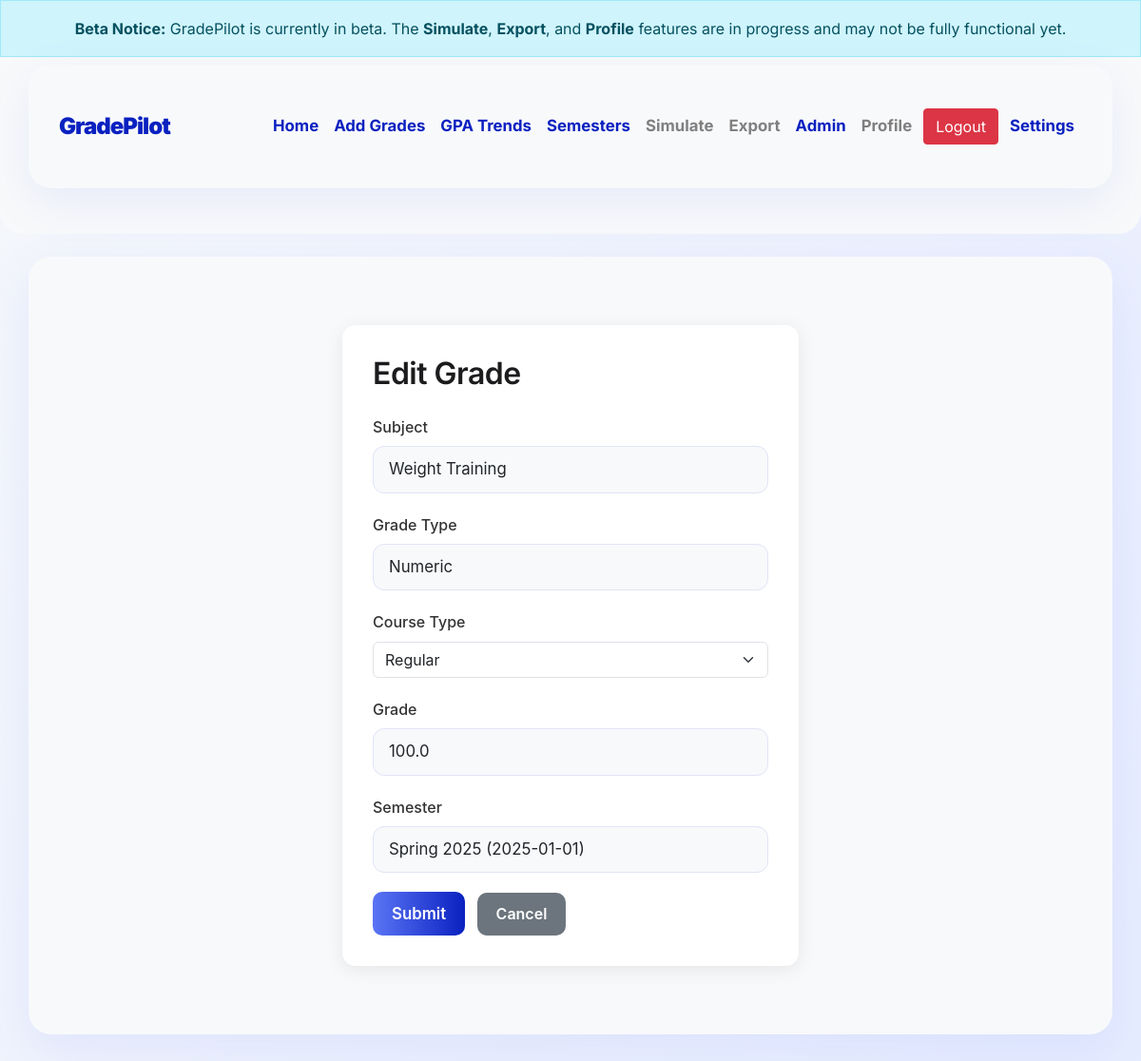
The page /edit/28 (signed in) on the database its author committed.
### app/models.py (models this page shows, shortened)
class Grade(db.Model):
    id = db.Column(db.Integer, primary_key=True)
    subject = db.Column(db.String(100), nullable=False)
    grade = db.Column(db.Float, nullable=False)  # Numeric grade (optional)
    letter = db.Column(db.String(2), nullable=False)  # A, B+, C-, etc.
    course_type = db.Column(db.String(20), default='Regular')  # Regular, Honors, AP
    date = db.Column(db.Date, nullable=True)
    user_id = db.Column(db.Integer, db.ForeignKey('user.id'), nullable=False)
    semester_id = db.Column(db.Integer, db.ForeignKey('semester.id'), nullable=True)
    credit_hours = db.Column(db.Float, default=1.0)  # New field for credit hours

### app/routes.py (the view, shortened to what this page needs)
@main.route('/edit/<int:grade_id>', methods=['GET', 'POST'])
@login_required
def edit_grade(grade_id):
    grade = Grade.query.get_or_404(grade_id)
    if grade.user_id != current_user.id:
        flash("You don't have permission to edit this grade.", "danger")
        return redirect(url_for('main.index'))
    form = GradeForm(obj=grade)
    semesters = Semester.query.filter_by(user_id=current_user.id).order_by(Semester.start_date.desc()).all()
    form.semester_id.choices = [(0, 'No Semester')] + [
        (s.id, f"{s.name} ({s.start_date.strftime('%Y-%m-%d')})")
        for s in semesters
    ]
    form.semester_id.data = 0 if grade.semester_id is None else grade.semester_id
    form.date.data = grade.date or date.today()
    if request.method == 'GET':
        form.subject.data = grade.subject
        form.grade.data = grade.grade
        form.letter.data = grade.letter
        form.date.data = grade.date
        form.semester_id.data = grade.semester_id
        form.course_type.data = grade.course_type
        form.credit_hours.data = grade.credit_hours
    print("[DEBUG] Initial form data:", form.data)
    print("[DEBUG] Current grade semester_id:", grade.semester_id)
    print("[DEBUG] Current grade date:", grade.date)
    return render_template('edit_grade.html', form=form, grade=grade, request=request)

### app/forms.py (shortened to what this page needs)
class GradeForm(FlaskForm):
    subject = StringField('Subject', validators=[DataRequired()])
    grade_type = SelectField('Grade Type', choices=[('number', 'Numeric'), ('letter', 'Letter')], validators=[DataRequired()])
    grade = FloatField('Grade', validators=[Optional()])
    letter = SelectField('Letter Grade', choices=[
        ('A+', 'A+'), ('A', 'A'), ('A-', 'A-'),
        ('B+', 'B+'), ('B', 'B'), ('B-', 'B-'),
        ('C+', 'C+'), ('C', 'C'), ('C-', 'C-'),
        ('D+', 'D+'), ('D', 'D'), ('D-', 'D-'),
        ('F', 'F')
    ], validators=[Optional()])
    course_type = SelectField('Course Type', choices=[
        ('Regular', 'Regular'),
        ('Honors', 'Honors'),
        ('AP', 'AP'),
        ('IB', 'IB'),
        ('DE', 'Dual Enrollment')
    ], validators=[Optional()])
    semester_id = SelectField('Semester', coerce=int, validators=[Optional()], choices=[('', 'No Semester')])
    date = DateField('Date', format='%Y-%m-%d', validators=[Optional()])
    credit_hours = FloatField('Credit Hours', default=1.0)
    submit = SubmitField('Submit')

### app/__init__.py (called while the page is built)
def is_admin():
    return current_user.is_authenticated and current_user.username in ADMIN_USERNAMES

### app/models.py (called while the page is built)
    def update_activity(self, action, ip_address=None, user_agent=None, details=None):
        activity = UserActivity(
            user_id=self.id,
            action=action,
            ip_address=ip_address,
            user_agent=user_agent,
            details=details
        )
        db.session.add(activity)
        self.last_seen = datetime.utcnow()
        self.is_online = True
        db.session.commit()

### app/routes.py (called while the page is built)
@main.before_request
def track_activity():
    if current_user.is_authenticated:
        current_user.update_activity(
            action=request.endpoint,
            ip_address=request.remote_addr,
            user_agent=request.user_agent.string,
            details={'path': request.path}
        )

### app/templates/edit_grade.html (shortened to what this page needs)
{% extends 'layout.html' %}
{% block content %}
    <div class="form-container">
        <h2>Edit Grade</h2>
        <form method="POST" action="{{ url_for('main.edit_grade', grade_id=grade.id) }}" autocomplete="off">
            <div class="form-group">
                {{ form.subject.label }}
                {{ form.subject(class="form-control") }}
            </div>
            <div class="form-group">
                {{ form.grade_type.label }}
                {{ form.grade_type(class="form-control", id="grade_type") }}
            </div>
            <div class="form-group">
                {{ form.course_type.label(class="form-label") }}
                {{ form.course_type(class="form-select") }}
            </div>
            <div class="form-group field-grade" style="display: none;">
                {{ form.grade.label }}
                {{ form.grade(class="form-control") }}
            </div>
            <div class="form-group">
                {{ form.semester_id.label }}
                {{ form.semester_id(class="form-control", id="semester_id") }}
            </div>
            <button type="submit" class="btn btn-primary">{{ form.submit.label.text }}</button>
            <a href="{{ url_for('main.index') }}" class="btn btn-secondary">Cancel</a>
        </form>
    </div>
{% endblock %}

### app/static/css/main.css (style rules this page uses)
:root { --accent: #5B75F5; --accent-light: #E6ECFF; --accent-dark: #0A21C0; --success: #34C759; --danger: #FF3B30; --gray-bg: #F5F7FB; --gray-card: #F8F9FB; --shadow-xl: 0 16px 48px rgba(91, 117, 245, 0.10); }
body { background: linear-gradient(120deg, #f5f7fb 0%, #e6ecff 100%); color: var(--text-dark); font-family: 'Inter', -apple-system, BlinkMacSystemFont, 'Segoe UI', Roboto, sans-serif; margin: 0; padding: 0; line-height: 1.65; font-size: 16px; -webkit-font-smoothing: antialiased; text-rendering: optimizeLegibility; overflow-x: hidden; }
h1, h2, h3, h4 { font-family: 'Inter', -apple-system, BlinkMacSystemFont, 'Segoe UI', Roboto, sans-serif; font-weight: 800; color: var(--accent-dark); letter-spacing: -0.5px; }
.btn-primary, .btn-add { background: linear-gradient(90deg, var(--accent), var(--accent-dark)); color: #fff; border-radius: 16px; font-size: 1.05rem; font-weight: 700; box-shadow: var(--shadow-sm); padding: 0.7rem 1.5rem; border: none; transition: background 0.2s, box-shadow 0.2s, transform 0.1s; }
input.form-control, select.form-control, textarea.form-control { border-radius: 12px; border: 1.5px solid #e0e4f6; background: #f8f9fb; font-size: 1.05rem; padding: 0.7rem 1rem; transition: border-color 0.2s, box-shadow 0.2s; }

### app/templates/layout.html (style rules this page uses)
.btn { position: relative; z-index: 1000; }

### app/templates/edit_grade.html (style rules this page uses)
.form-container { max-width: 480px; margin: 2rem auto; padding: 2rem; background: #fff; border-radius: 14px; box-shadow: 0 4px 20px rgba(0, 0, 0, 0.08); font-family: -apple-system, BlinkMacSystemFont, 'Segoe UI', Roboto, sans-serif; }
h2 { margin-bottom: 1.5rem; font-weight: 600; color: #1C1C1E; }
.form-group { margin-bottom: 1.25rem; }
label { display: block; margin-bottom: 0.4rem; font-weight: 500; color: #333; }
.form-control { width: 100%; padding: 0.5rem 0.75rem; font-size: 1rem; border: 1.5px solid #ccc; border-radius: 8px; transition: border-color 0.2s ease; }
.btn-primary { background-color: #007AFF; border: none; padding: 0.65rem 1.25rem; color: white; font-weight: 600; border-radius: 10px; cursor: pointer; transition: background-color 0.25s ease; margin-right: 0.5rem; }
.btn-secondary { background-color: #6c757d; border: none; padding: 0.65rem 1.25rem; color: white; font-weight: 600; border-radius: 10px; cursor: pointer; transition: background-color 0.25s ease; text-decoration: none; display: inline-block; }

### rows shown on the page
Grade: subject "Weight Training", course_type "Regular", grade "100.0", semester_id "Spring 2025 (2025-01-01)"
